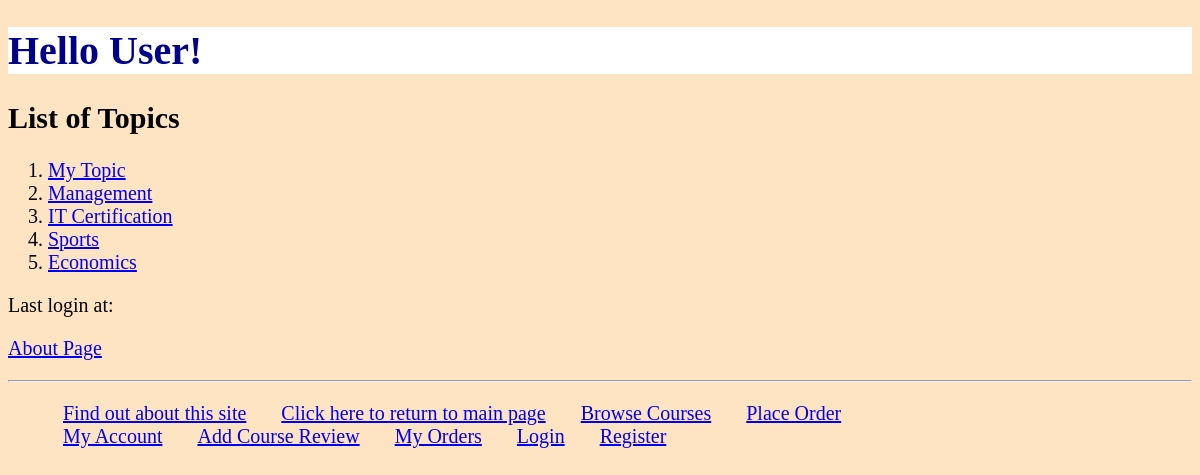
The page /myapp/ on the database its author committed.
### myapp/models.py (models this page shows, shortened)
class Topic(models.Model):
    name = models.CharField(max_length=200)
    length = models.IntegerField(default=12)

### myapp/views.py (the view)
# urls.py: path(r'', views.IndexView.as_view(), name='index'),
class IndexView(View):
    def get(self, request):
        top_list = Topic.objects.all().order_by('id')[:10]
        try:
            current_user = Student.objects.get(id=request.user.id)
        except Student.DoesNotExist:
            current_user = None
        first_name = "User"
        if current_user:
            first_name = current_user.first_name
        return render(request, 'myapp/index.html', {'top_list': top_list, 'first_name':first_name})

### myapp/templates/myapp/index.html
{% extends 'myapp/base.html' %}
{% block body_block %}
    {% if top_list %}
        <h2>List of Topics</h2>
        <ol>
            {% for top  in top_list %}
                <li>
                    <a href="{% url 'myapp:detail' top.id %}">
                        {{ top.name}}
                    </a>
                </li>
            {% endfor %}
        </ol>
    {% else %}
        <strong>There are no available topics!</strong>
    {% endif %}
    <p>Last login at: {{ request.session.last_login }}</p>
    <p><a href="{% url 'myapp:about' %}">About Page</a></p>
{% endblock %}

### myapp/static/myapp/style1.css (style rules this page uses)
body { background-color: bisque; color: black; font-size: 20px; font-family: Verdana, serif; }
p { font-family: Verdana, serif; font-size: 20px; }

### rows shown on the page
Topic: name "My Topic"
Topic: name "Management"
Topic: name "IT Certification"
Topic: name "Sports"
Topic: name "Economics"

### other values the page prints
{{ first_name }} "User"
